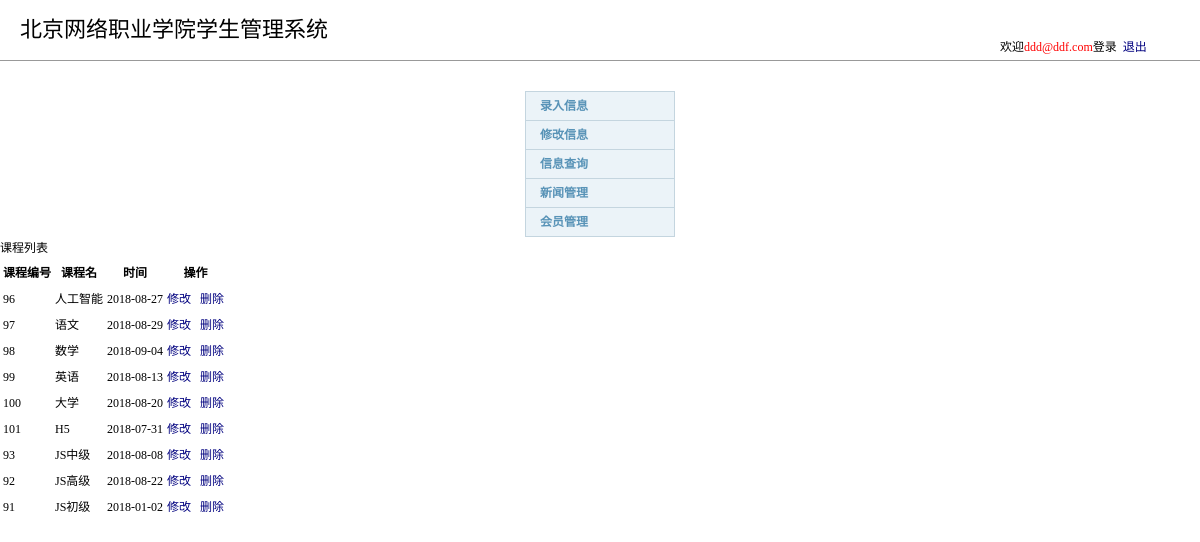
The app's page /kecheng-list.php (signed in) with its own data.
### tables this page shows
CREATE TABLE `kecheng` (
  `课程编号` int(255) NOT NULL AUTO_INCREMENT,
  `课程名` varchar(30) DEFAULT NULL,
  `时间` varchar(30) NOT NULL,
  PRIMARY KEY (`课程编号`)
);

### kecheng-list.php (the view, shortened to what this page needs)
<?php include("head.php"); ?>
<?php
include("conn.php");
$sql = "select 课程编号,课程名,时间 from kecheng";
$result = mysqli_query($conn, $sql);
 ?>
<div class="sui-layout">
	<div class="sidebar">
		<?php include("leftmenu.php"); ?>
	</div>
	<div class="content">
		<p class="sui-text-xxlarge">课程列表</p>
		<table class="sui-table table-primary">
			<tr>
				<th>课程编号</th>
				<th>课程名</th>
				<th>时间</th>
				<th>操作</th>
			</tr>
			<?php
			if (mysqli_num_rows($result)>0) {
				while($row=mysqli_fetch_assoc($result)){
					echo "<tr>
					<td>{$row['课程编号']}</td>
					<td>{$row['课程名']}</td>
					<td>{$row['时间']}</td>
					<td>
						<a class='sui-btn btn-small btn-warning' href='kecheng-update.php?kid={$row['课程编号']}'>修改</a>&nbsp;&nbsp;
						<a class='sui-btn btn-small btn-danger' href='kecheng-del.php?kid={$row['课程编号']}'>删除</a>
					</td>
					</tr>";
				}
			}else{
				echo "没有记录";
			}
			?>
		</table>
	</div>
</div>

### css/default.css (style rules this page uses)
body { margin:0;padding:0 0 12px 0;font-size:12px;line-height:22px;font-family:"\5b8b\4f53","Arial Narrow";background:#fff; }
form,ul,li,p,h1,h2,h3,h4,h5,h6 { margin:0;padding:0; }
a { color:#00007F;text-decoration:none; }

### records on screen
kecheng: 课程编号 "96", 课程名 "人工智能", 时间 "2018-08-27"
kecheng: 课程编号 "97", 课程名 "语文", 时间 "2018-08-29"
kecheng: 课程编号 "98", 课程名 "数学", 时间 "2018-09-04"
kecheng: 课程编号 "99", 课程名 "英语", 时间 "2018-08-13"
kecheng: 课程编号 "100", 课程名 "大学", 时间 "2018-08-20"
kecheng: 课程编号 "101", 课程名 "H5", 时间 "2018-07-31"
kecheng: 课程编号 "93", 课程名 "JS中级", 时间 "2018-08-08"
kecheng: 课程编号 "92", 课程名 "JS高级", 时间 "2018-08-22"
kecheng: 课程编号 "91", 课程名 "JS初级", 时间 "2018-01-02"

### other values on screen
$_SESSION['usname'] "ddd@ddf.com"
